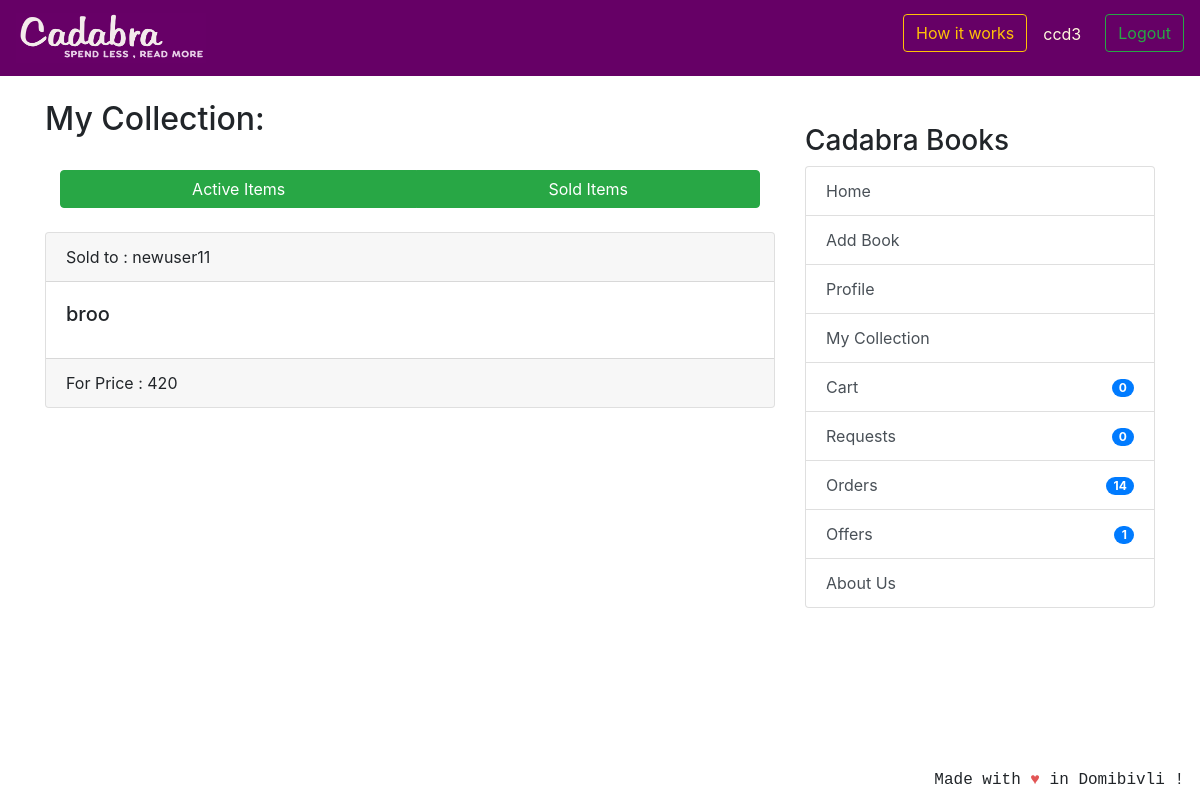
The page /userbooks/sold/ (signed in) on the database its author committed.
### coreapp/models.py (models this page shows, shortened)
class CompletedBuyOrder(models.Model):
	user = models.ForeignKey(User, related_name='completed_user',
	                         blank=True, null=True, on_delete=models.CASCADE)
	book_name = models.CharField(max_length=100, blank=True, null=True)
	author_name = models.CharField(max_length=100, blank=True, null=True)
	seller = models.ForeignKey(
		User, related_name='completed_seller', blank=True, null=True,  on_delete=models.CASCADE)
	useraddress = models.ForeignKey(
		ShippingAddress, related_name='completed_address', blank=True, null=True, on_delete=models.CASCADE)
	selleraddress = models.ForeignKey(
		ShippingAddress, related_name='completed_selleraddress', blank=True, null=True, on_delete=models.CASCADE)
	date_ordered = models.DateTimeField(auto_now_add=True)
	total_price = models.IntegerField(null=True)

### coreapp/views.py (the view)
# urls.py: path('userbooks/sold/',views.UserBookSoldItemsView.as_view(),name='sold-books'),
class UserBookSoldItemsView(LoginRequiredMixin, generic.ListView):
    model = Book
    template_name = 'user_books_sold_list_entries.html'
    context_object_name = 'books'
    ordering = ['-created_at']
    def get_queryset(self):
        return CompletedBuyOrder.objects.filter(seller=self.request.user).order_by('date_ordered')

### nofapapp/context_processors.py (called while the page is built)
def add_variable_to_context(request):
    if request.user.id:
        orderitems = Order.objects.get(owner=request.user.profile)
        return {
            'requestscount': Requests.objects.filter(requester=request.user).count(),
            'offercount' : Requests.objects.filter(offerrer=request.user).count(),
            'orderscount': Transaction.objects.filter(Q(offerrer=request.user) | Q(requester=request.user)).count()+FinalBuyOrder.objects.filter(user=request.user).count(),
            'cartitemscount': orderitems.items.count(),
            'addresscheck': get_object_or_404(ShippingAddress, profile=get_object_or_404(Profile, user=request.user)).address1,
            }
    else:
        return {}

### templates/user_books_sold_list_entries.html (shortened to what this page needs)
{% extends 'base.html' %}
{% block content %}
<h2>My Collection:</h2>
<br />
<div class="btn-group container-fluid">
    <a href="{% url 'coreapp:userbooks' %}" class="btn btn-success">Active Items</a>
    <a href="{% url 'coreapp:sold-books' %}" class="btn btn-success">Sold Items</a>
</div>
<br />
<br />
{% if books %}
{% for order in books %}
<div class="card text-left">
    <div class="card-header">
        Sold to : {{ order.user.username }}
    </div>
    <div class="card-body">
        <div class="d-flex justify-content-between">
            <div>
                <h5 class="card-title"> {{ order.book_name }}</h5>
            </div>
        </div>
    </div>
        <div class="card-footer text-mutxed">
            For Price : {{ order.total_price }}
        </div>
</div>
{% endfor %}
{% else %}
<br />
<div class="text-center">
    <h1>No sold books ! </h1>
</div>
<br />
{% endif %}
{% endblock %}

### templates/base.html (shortened to what this page needs)
{% load static %}
<!doctype html>
<html lang="en">
  <head>
    <link rel="stylesheet" href="https://stackpath.bootstrapcdn.com/bootstrap/4.2.1/css/bootstrap.min.css"
>
  </head>
  <body>
    <header class="site-header">
<nav class="navbar navbar-expand-lg navbar-dark" style="background-color: #660066;">
  <a class="navbar-brand" href="{% url 'coreapp:list_entries' %}">
      <img src="{% static 'img/cadabra.png' %}" alt="Logo" style="width:190px;height:50px" >
    </a>
  <div class="collapse navbar-collapse" id="navbarSupportedContent">
    <ul class="navbar-nav ml-auto">
      {% if user.is_authenticated %}
      <li>
        <button class="btn btn-outline-warning mr-3" data-toggle="modal" data-target="#illustration">How it works</a>
      </li>
      <li>
        <p class="mr-3 mt-2" style="color:cornsilk;">{{ user.username }}</p>
      </li>
      <li><a class="btn btn-outline-success ml-2 my-2 my-sm-0" href="{% url 'logout'%}">Logout</a></li>
        {% else %}
      <li><a href="{% url 'login' %}" class="btn btn-outline-success">Login</a></li>
      <li><a href="{% url 'coreapp:signup' %}" class="btn btn-primary ml-2">Sign up</a></li>
      {% endif %}
    </ul>
  </div>
</nav>
  </header>
  <br/>
    <div class="container">
      <div class="row justify-content-center">
        <div class="col-8">
          {% block content %}
          {% endblock %}
        </div>
        {% if user.is_authenticated %}
                <div class="col-md-4">
                  <div class="content-section">
                    <br/>
                    <h3>Cadabra Books</h3>
                      <ul class="list-group">
                        <a class="list-group-item list-group-item-action" href="{% url 'coreapp:list_entries' %}" > Home </a>
                        <a class="list-group-item list-group-item-action" href="{% url 'coreapp:new_entry' %}" > Add Book</a>
                        <a class="list-group-item list-group-item-action" href="{% url 'coreapp:profile' %}" >Profile</a>
                        <a class="list-group-item list-group-item-action" href="{% url 'coreapp:userbooks' %}" >My Collection</a>
                        <a class="list-group-item list-group-item-action" href="{% url 'cart:cart_items' %}" >Cart<span class="badge badge-primary badge-pill float-right mt-1">{{ cartitemscount }}</span> </a>
                        <a class="list-group-item list-group-item-action" href="{% url 'transaction:requests_view' %}" >Requests<span class="badge badge-primary badge-pill float-right mt-1">{{ requestscount }}</span></a>
                        <a class="list-group-item list-group-item-action" href="{% url 'transaction:orders_view' %}" >Orders <span class="badge badge-primary badge-pill float-right mt-1">{{ orderscount }}</span></a>
                        <a class="list-group-item list-group-item-action" href="{% url 'transaction:offers_view' %}" >Offers <span class="badge badge-primary badge-pill float-right mt-1">{{ offercount }}</span></a>
                        <a class="list-group-item list-group-item-action" href="{% url 'coreapp:aboutus' %}">About Us</a>
                      </ul>
                      <br/>
                  </div>
                </div>
                {% endif %}
      </div>
    </div>
<footer class="site-footer mr-3 mb-2" style="position:fixed;right:0;bottom:0;font-family: 'Courier';font-style: bold;">
  Made with <span style="color: #e25555;">&hearts;</span> in Domibivli !
</footer>
</body>
</html>

### rows shown on the page
CompletedBuyOrder: user.username "newuser11", book_name "broo", total_price "420"

### other values the page prints
{{ user.username }} "ccd3"
{{ cartitemscount }} "0"
{{ requestscount }} "0"
{{ orderscount }} "14"
{{ offercount }} "1"
